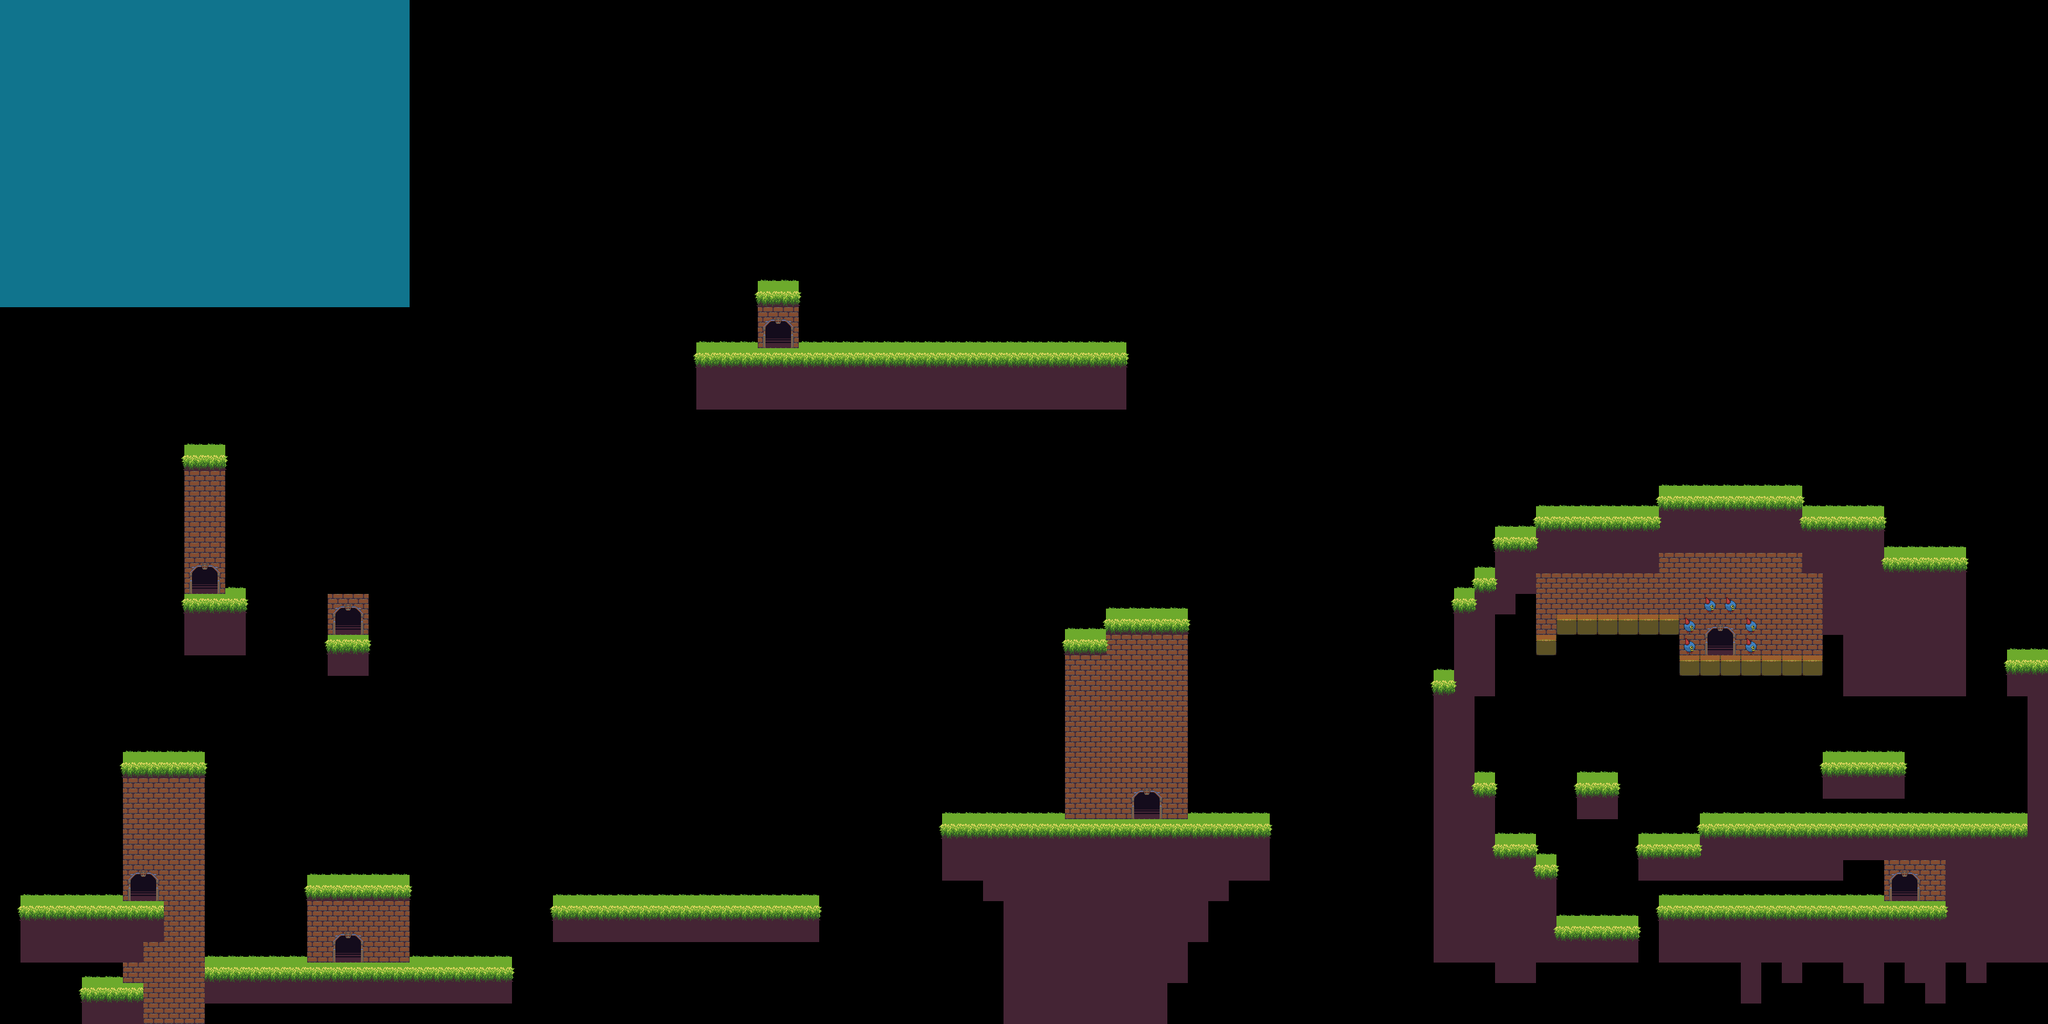

The image is a tile-based game level rendered from a .tmx file. Its description and source (layers, tilesets, objects; grid data summarised) follow:
An orthogonal 100x50 tile map with 32x32 px tiles, 6 tile layers (unsolid1, unsolid2, unsolid3, unsolid_ciribotfg, ...), 3 tilesets, 1 image layer and 66 objects (23x Coin, 18x MonsterShooter, 8x Portal, 7x SpringEntity, 5x BulletShooter, ...).

<map version="1.0" orientation="orthogonal" width="100" height="50" tilewidth="32" tileheight="32">
 <tileset firstgid="1" name="ciribot_tiles" tilewidth="32" tileheight="32">
  <image source="../sprites/ciribot_tiles.png" width="160" height="160" />
 </tileset>
 <tileset firstgid="26" name="normal_block" tilewidth="32" tileheight="32">
  <image source="../sprites/normal_block.png" width="96" height="64" />
 </tileset>
 <tileset firstgid="32" name="oldciribot" tilewidth="32" tileheight="32">
  <image source="../sprites/oldciribot.png" width="32" height="32" />
 </tileset>
 <imagelayer name="parallax1">
  <image source="../sprites/area01_bkg0.png" />
  <properties>
   <property name="ratio" value="0.25" />
  </properties>
 </imagelayer>
 <layer name="unsolid1" width="100" height="50">
  <data>[5000 cells, 4 non-empty, 1 distinct tile ids]</data>
 </layer>
 <layer name="unsolid2" width="100" height="50">
  <data>[5000 cells, 250 non-empty, 5 distinct tile ids]</data>
 </layer>
 <layer name="unsolid3" width="100" height="50">
  <data>[5000 cells, 174 non-empty, 8 distinct tile ids]</data>
 </layer>
 <layer name="unsolid_ciribotfg" width="100" height="50">
  <data>[5000 cells, 6 non-empty, 1 distinct tile ids]</data>
 </layer>
 <objectgroup color="#00ff00" name="Entities">
  <object name="mainPlayer" x="128" y="1376" width="32" height="32">
   <properties>
    <property name="image" value="ciribot" />
    <property name="spritewidth" value="32" />
   </properties>
  </object>
  <object name="Coin" x="1058" y="1028" width="32" height="32">
   <properties>
    <property name="image" value="spinning_coin_gold" />
    <property name="spritewidth" value="32" />
   </properties>
  </object>
  <object name="SpringEntity" x="320" y="1472" width="32" height="32">
   <properties>
    <property name="image" value="bounce_spring.png" />
    <property name="spritewidth" value="32" />
   </properties>
  </object>
  <object name="Coin" x="930" y="1156" width="32" height="32">
   <properties>
    <property name="image" value="spinning_coin_gold" />
    <property name="spritewidth" value="32" />
   </properties>
  </object>
  <object name="MonsterShooter" x="898" y="932" width="32" height="32">
   <properties>
    <property name="facing" value="left" />
   </properties>
  </object>
  <object name="Portal" x="201" y="1364" width="45" height="43">
   <properties>
    <property name="id" value="Start" />
    <property name="next_id" value="Trick" />
   </properties>
  </object>
  <object name="Portal" x="297.5" y="883.5" width="45" height="43">
   <properties>
    <property name="id" value="Trick" />
    <property name="next_id" value="Start" />
   </properties>
  </object>
  <object name="Coin" x="1088" y="512" width="32" height="32">
   <properties>
    <property name="image" value="spinning_coin_gold" />
    <property name="spritewidth" value="32" />
   </properties>
  </object>
  <object name="Coin" x="1152" y="512" width="32" height="32">
   <properties>
    <property name="image" value="spinning_coin_gold" />
    <property name="spritewidth" value="32" />
   </properties>
  </object>
  <object name="Coin" x="1216" y="512" width="32" height="32">
   <properties>
    <property name="image" value="spinning_coin_gold" />
    <property name="spritewidth" value="32" />
   </properties>
  </object>
  <object name="Coin" x="1280" y="512" width="32" height="32">
   <properties>
    <property name="image" value="spinning_coin_gold" />
    <property name="spritewidth" value="32" />
   </properties>
  </object>
  <object name="Coin" x="1344" y="512" width="32" height="32">
   <properties>
    <property name="image" value="spinning_coin_gold" />
    <property name="spritewidth" value="32" />
   </properties>
  </object>
  <object name="Coin" x="1408" y="512" width="32" height="32">
   <properties>
    <property name="image" value="spinning_coin_gold" />
    <property name="spritewidth" value="32" />
   </properties>
  </object>
  <object name="Coin" x="1472" y="512" width="32" height="32">
   <properties>
    <property name="image" value="spinning_coin_gold" />
    <property name="spritewidth" value="32" />
   </properties>
  </object>
  <object name="Coin" x="1536" y="512" width="32" height="32">
   <properties>
    <property name="image" value="spinning_coin_gold" />
    <property name="spritewidth" value="32" />
   </properties>
  </object>
  <object name="Coin" x="1600" y="512" width="32" height="32">
   <properties>
    <property name="image" value="spinning_coin_gold" />
    <property name="spritewidth" value="32" />
   </properties>
  </object>
  <object name="Coin" x="1664" y="512" width="32" height="32">
   <properties>
    <property name="image" value="spinning_coin_gold" />
    <property name="spritewidth" value="32" />
   </properties>
  </object>
  <object name="Coin" x="1728" y="512" width="32" height="32">
   <properties>
    <property name="image" value="spinning_coin_gold" />
    <property name="spritewidth" value="32" />
   </properties>
  </object>
  <object name="MonsterShooter" x="1728" y="416" width="32" height="32">
   <properties>
    <property name="facing" value="left" />
   </properties>
  </object>
  <object name="MonsterShooter" x="1728" y="448" width="32" height="32">
   <properties>
    <property name="facing" value="left" />
   </properties>
  </object>
  <object name="MonsterShooter" x="2816" y="992" width="32" height="32">
   <properties>
    <property name="facing" value="left" />
   </properties>
  </object>
  <object name="MonsterShooter" x="2912" y="1376" width="32" height="32">
   <properties>
    <property name="facing" value="left" />
   </properties>
  </object>
  <object name="MonsterShooter" x="3138" y="1252" width="32" height="32">
   <properties>
    <property name="facing" value="left" />
   </properties>
  </object>
  <object name="MonsterShooter" x="2944" y="1152" width="32" height="32">
   <properties>
    <property name="facing" value="left" />
   </properties>
  </object>
  <object name="MonsterShooter" x="2464" y="1184" width="32" height="32">
   <properties>
    <property name="facing" value="right" />
   </properties>
  </object>
  <object name="MonsterShooter" x="2432" y="928" width="32" height="32">
   <properties>
    <property name="facing" value="right" />
   </properties>
  </object>
  <object name="MonsterShooter" x="1568" y="1248" width="32" height="32">
   <properties>
    <property name="facing" value="right" />
   </properties>
  </object>
  <object name="MonsterShooter" x="864" y="1376" width="32" height="32">
   <properties>
    <property name="facing" value="right" />
   </properties>
  </object>
  <object name="MonsterShooter" x="192" y="1152" width="32" height="32">
   <properties>
    <property name="facing" value="right" />
   </properties>
  </object>
  <object name="Portal" x="1191.5" y="499.5" width="45" height="43">
   <properties>
    <property name="id" value="Secret" />
    <property name="next_id" value="EndDown" />
   </properties>
  </object>
  <object name="Portal" x="2952.5" y="1363.5" width="45" height="43">
   <properties>
    <property name="id" value="EndDown" />
    <property name="next_id" value="Secret" />
   </properties>
  </object>
  <object name="MonsterShooter" x="2784" y="736" width="32" height="32">
   <properties>
    <property name="facing" value="left" />
   </properties>
  </object>
  <object name="MonsterShooter" x="1824" y="928" width="32" height="32">
   <properties>
    <property name="facing" value="left" />
   </properties>
  </object>
  </objectgroup>
 <layer name="solid" width="100" height="50">
  <data>[5000 cells, 626 non-empty, 3 distinct tile ids]</data>
 </layer>
 <layer name="foreground" width="100" height="50">
  <data>[5000 cells, 13 non-empty, 2 distinct tile ids]</data>
 </layer>
</map>
<!-- 33 of 66 objects omitted -->